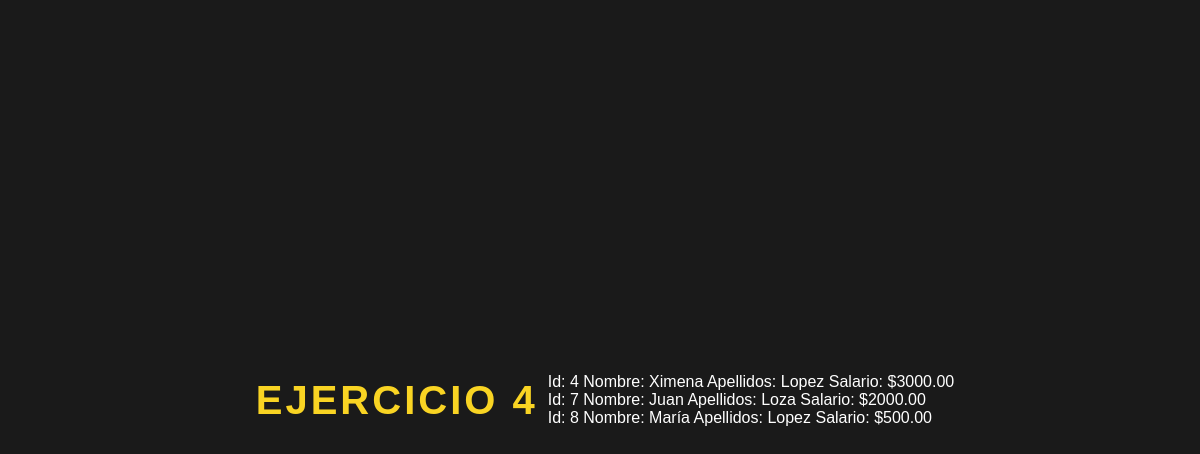
Screenshot of /Ejercicios/Ejercicio4.php with the database file from the repository.
### tables this page shows
CREATE TABLE Empleado (
    Id INT AUTO_INCREMENT PRIMARY KEY,
    Nombre VARCHAR(255),
    Apellidos VARCHAR(255),
    Cargo VARCHAR(255),
    Dirección VARCHAR(255),
    Teléfono VARCHAR(20),
    Salario DECIMAL(10, 2)
);

### Ejercicios/Ejercicio4.php (the view, shortened to what this page needs)
<link rel="stylesheet" type="text/css" href="./styles.css">
<?php
require '../config.php';
$conn = new mysqli($db_host, $db_user, $db_pass, $db_name);
$query = "SELECT Id, Nombre, Apellidos, Salario FROM Empleado WHERE Apellidos LIKE 'L%'";
$result = $conn->query($query);
echo "<h1>Ejercicio 4</h1>";
if ($result->num_rows > 0) {
    while ($row = $result->fetch_assoc()) {
        echo "Id: " . $row["Id"] . " Nombre: " . $row["Nombre"] . " Apellidos: " . $row["Apellidos"] . " Salario: $" . $row["Salario"] . "<br>";
    }
} else {
    echo "No se encontraron empleados cuyo Apellido empiece con L.";
}
?>

### Ejercicios/Styles.css (style rules this page uses)
h1 { color: #f9d423; font-size: 2.5rem; text-transform: uppercase; letter-spacing: 3px; padding: 10px; }

### rows the page displays
empleado: Id "4", Nombre "Ximena", Apellidos "Lopez", Salario "3000.00"
empleado: Id "7", Nombre "Juan", Apellidos "Loza", Salario "2000.00"
empleado: Id "8", Nombre "María", Apellidos "Lopez", Salario "500.00"
